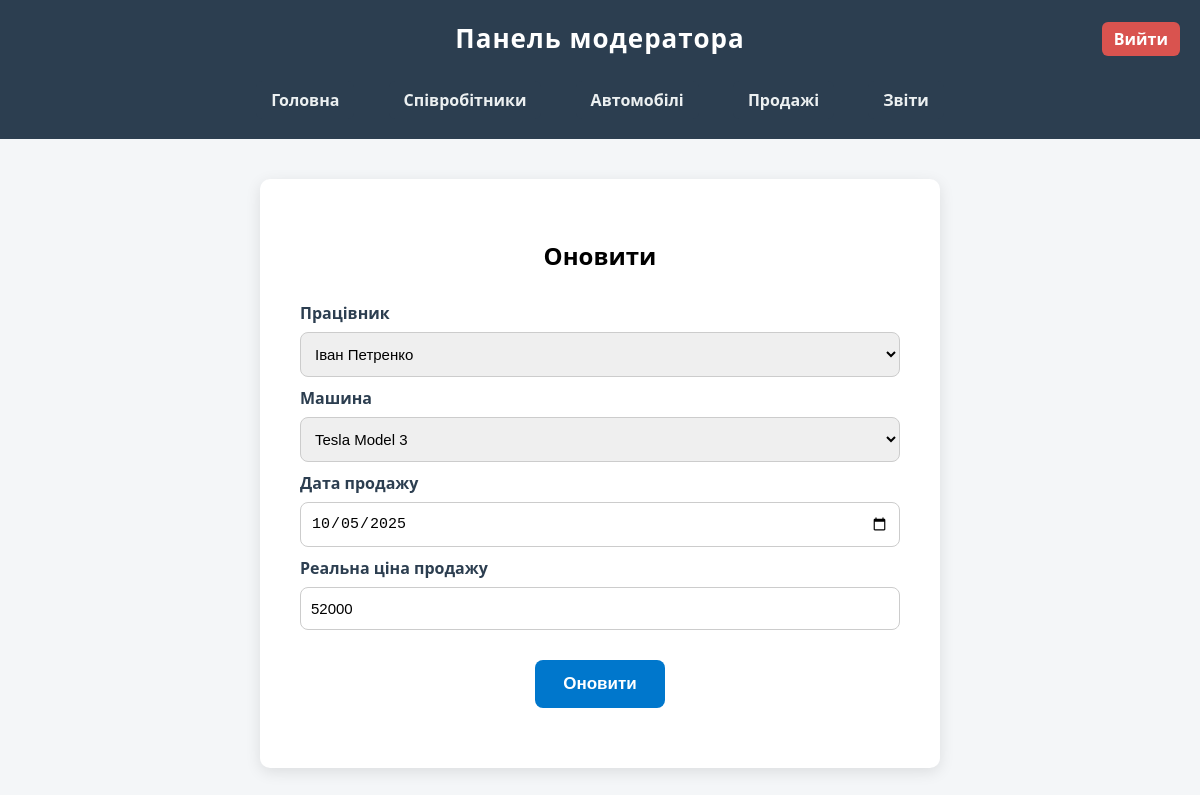
Page /moderator/sales/1/update on the earlier database version.
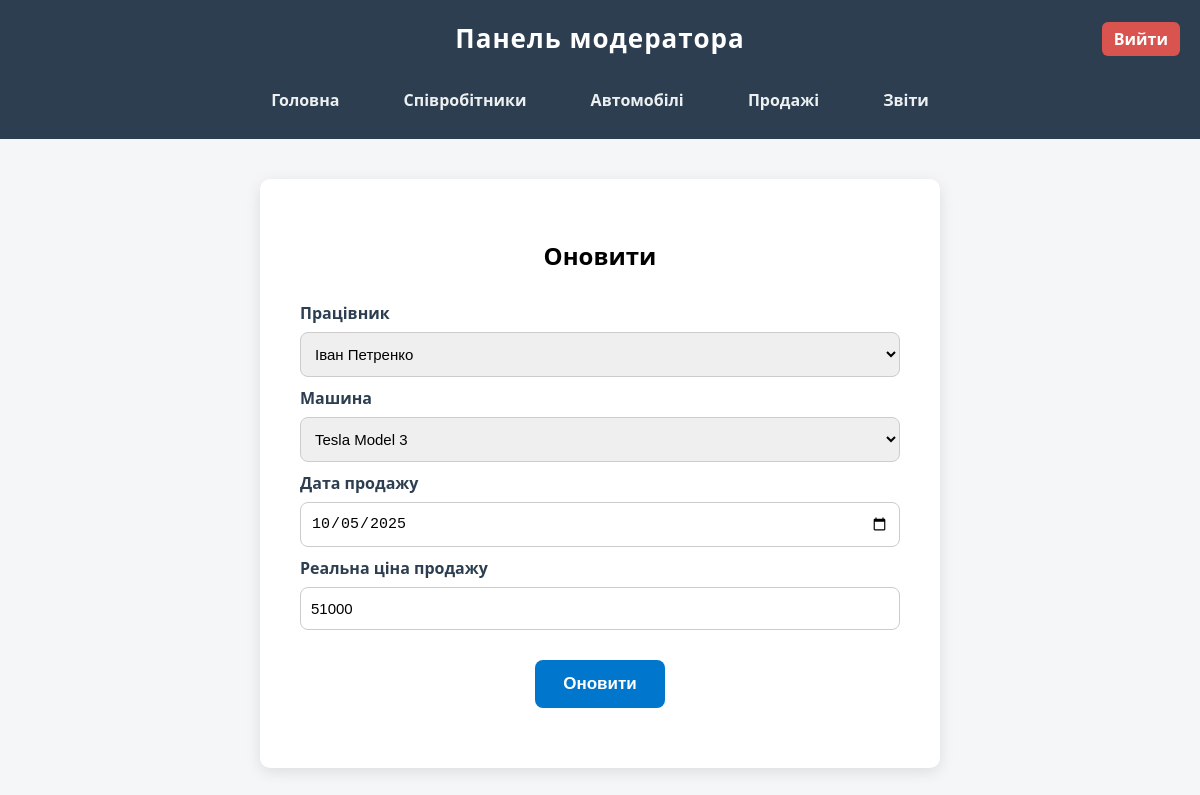
Same page on the later database version.
### main/models.py (models this page shows, shortened)
class Sale(models.Model):
    worker = models.ForeignKey(Worker, on_delete=models.PROTECT)
    car = models.ForeignKey(Car, on_delete=models.PROTECT)
    sale_date = models.DateField()
    selling_price = models.IntegerField()
    profit = models.IntegerField(editable=False, default=0)

### moderator/views.py (the view)
# urls.py: path('sales/<int:pk>/update', views.SaleUpdateView.as_view(), name='sale_update'),
class SaleUpdateView(UpdateView):
    model = Sale
    template_name = 'moderator/update.html'
    context_object_name = 'sale'
    form_class = SaleForm

### moderator/forms.py
class SaleForm(ModelForm):
    class Meta:
        model = Sale
        fields = ['worker', 'car', 'sale_date', 'selling_price']
        labels = {
            'worker': 'Працівник',
            'car': 'Машина',
            'sale_date': 'Дата продажу',
            'selling_price': 'Реальна ціна продажу',
        }
        widgets = {
            'worker': Select(attrs={'class': 'form-control'}),
            'car': Select(attrs={'class': 'form-control'}),
            'sale_date': DateInput(attrs={'class': 'form-control','type':'date'}),
            'selling_price': NumberInput(attrs={'class': 'form-control'}),
        }

### main/models.py (called while the page is built)
    def __str__(self):
        return self.full_name

    def __str__(self):
        return f'{self.producer_name} {self.model}'

### moderator/templates/moderator/update.html (shortened to what this page needs)
{% extends './create_object.html' %}
{% block h %}Оновити{% endblock %}
{% block b %}Оновити{% endblock %}

### moderator/templates/moderator/create_object.html (shortened to what this page needs)
{% extends 'layout_m.html' %}
{% block content %}
<body class="add-employee-page">
<h2 style="text-align: center; margin-bottom: 30px;">{% block h %}Додати{% endblock %} {{ object_name }}</h2>
<form method="post">
    {% for field in form %}
    <div class="form-group">
        <label class="form-label" >{{ field.label }}</label>
        {{ field }}
    </div>
    {% endfor %}
    <button type="submit">{% block b %}Додати{% endblock %}</button>
</form>
{% endblock %}

Differences in the rows shown:
changed Sale "Іван Петренко": selling_price "52000" → "51000"
